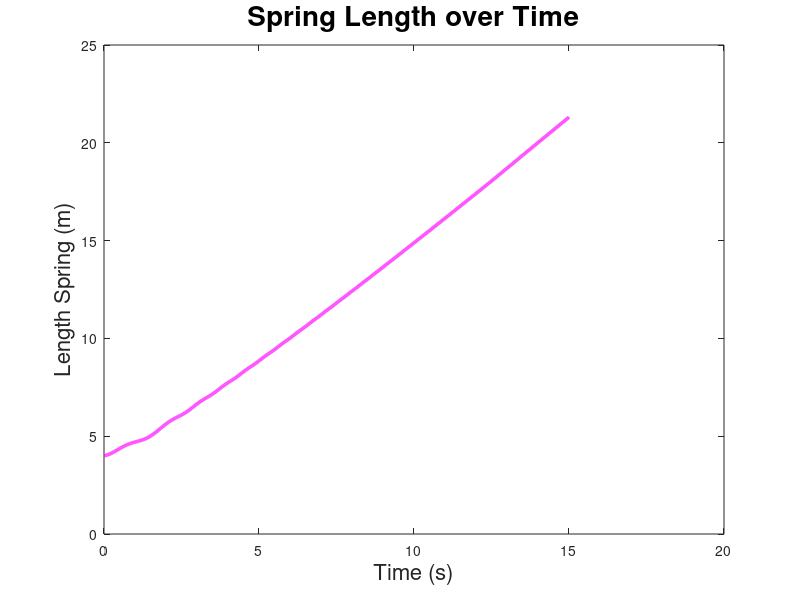
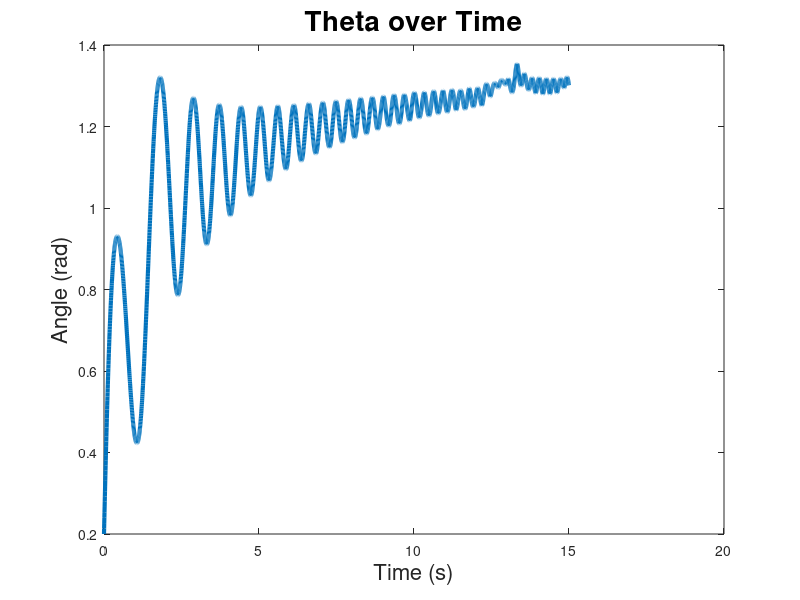

Write the MATLAB code that produced these figures, in order.
function E2_Q8()      
    %% Specify initial conditions
    z1_0 = pi/5;    %theta
    z2_0 = 1.6; %theta dot
    z3_0 =4; %initial spring length
    z4_0=.2; %initial spring acceleration
    d=.8; %m, arm length of the spining column, constant
    omega=.5; %rad/sec
%%
    Z_0 = [z3_0, z4_0, z1_0, z2_0]; %z1 = ld,ldd,td,tdd
    t_span = [0:0.004:15];  %time span for simulation 
    [time, zout] = ode45(@sphpend_fun, t_span, Z_0);
%%
    function states = sphpend_fun(T, ZZ) %all phi = 0 b/c planar spring pendulum
        %% ICs:
        g = 9.81; % gravitational acceleration in m/s^2
        m = 1; % mass = 3.0 kg, assume rod has neglible mass
        k=2; %N/m, spring constant
        lo=1; %m 
        
        %Extract positions and velocities from incoming integrated vector
        ld=ZZ(2); td=ZZ(4);
        l=ZZ(1); t=ZZ(3);
        
        ldd=( ((k*(lo-l)-m*g*cos(t))/m) +(2*ld^2)+(l*ld^2)+(ld) )/(-l);
        T1=(ld);
        tdd=( -g*sin(t)+d*omega^2*cos(t)-2*omega*ld-2*omega*l*ld-omega*l)/-l;

        states = [ld;ldd; td;tdd];
    end

    figure;
    plot(time, zout(:,1),'m','LineWidth',2.5)
    xlabel('Time (s)', 'FontSize', 16)
    ylabel('Length Spring (m)','FontSize', 16)
    title('Spring Length over Time','FontSize', 20)

    figure;
    plot(time, zout(:,2),'LineWidth',3)
    xlabel('Time (s)', 'FontSize', 16)
    ylabel('Angle (rad)','FontSize', 16)
    title('Theta over Time','FontSize', 20)
end
